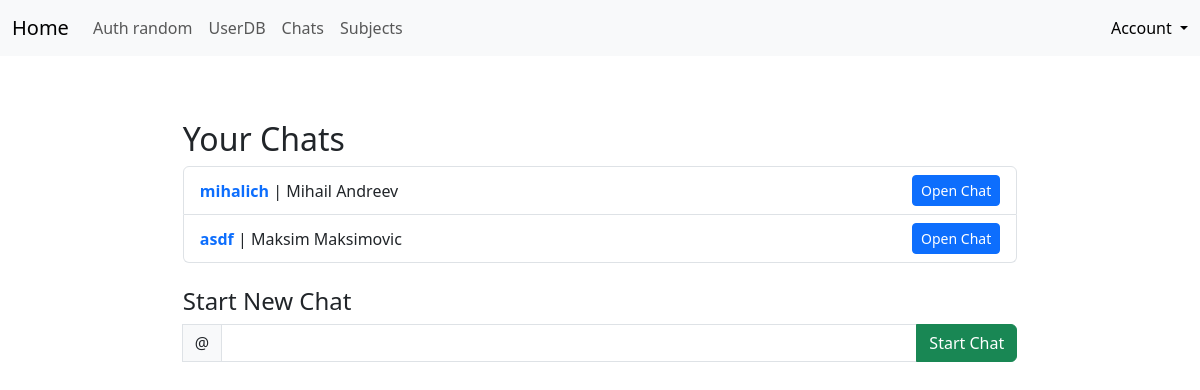
The page /messenger/ (signed in) on the database its author committed.
### app/models.py (models this page shows, shortened)
class User(db.Model, UserMixin):
    __tablename__ = 'users'
    id = db.Column(db.Integer, primary_key=True)
    username = db.Column(db.String(80), unique=True, nullable=False)
    first_name = db.Column(db.String(80), nullable=False)
    last_name = db.Column(db.String(80), nullable=False)
    email = db.Column(db.String(120), unique=True, nullable=False)
    about_me = db.Column(db.Text())
    password_hash = db.Column(db.String(128))
    role_id = db.Column(db.Integer, db.ForeignKey('roles.id'))
    last_seen = db.Column(db.DateTime(), default=datetime.now)
    @property
    def password(self):
        raise AttributeError('password is not a readable attribute')
    def ping(self):
        self.last_seen = datetime.now()
        db.session.add(self)
        db.session.commit()

class ChatRoom(db.Model):
    __tablename__ = 'chat_rooms'
    id = db.Column(db.Integer, primary_key=True)
    name = db.Column(db.String(255), nullable=True, default=None)
    is_private = db.Column(db.Boolean, default=False)
    members = db.relationship('User', secondary='chat_members', backref='chat_rooms')

### app/messenger/views.py (the view, shortened to what this page needs)
@mess.route('/', methods=['GET', 'POST'])
@login_required
def chats():
    form = StartChatForm()
    rooms = ChatRoom.query\
        .join(chat_members)\
        .filter(chat_members.c.user_id == current_user.id)\
        .all()
    return render_template('mess/chat_list.html', rooms=rooms, form=form)

### app/messenger/forms.py
class StartChatForm(FlaskForm):
    username = StringField('Enter Username', validators=[DataRequired(), Length(min=4, max=20)])
    submit = SubmitField('Start Chat')

### app/__init__.py (called while the page is built)
def create_app(config='default'):
    app = Flask(__name__)
    app.config.from_object(Config)
    db.init_app(app)
    login_manager.init_app(app)
    from .main import blue_main
    app.register_blueprint(blue_main)
    from .auth import auth as auth_blueprint
    app.register_blueprint(auth_blueprint, url_prefix='/auth')
    from .messenger import messenger as messenger_blueprint
    app.register_blueprint(messenger_blueprint, url_prefix='/messenger')
    from .subjects import subjects as subjects_blueprint
    app.register_blueprint(subjects_blueprint, url_prefix='/subjects')
    from .models import ChatRoom, Permission
    @app.context_processor
    def inject_globals():
        return {
            'ChatRoom': ChatRoom,
            'Permission': Permission
        }
    return app

### app/auth/views.py (called while the page is built)
@auth.before_app_request
def before_request():
    if current_user.is_authenticated:
        current_user.ping()

### app/models.py (called while the page is built)
@login_manager.user_loader
def load_user(user_id):
    return db.session.get(User, user_id)

### app/templates/mess/chat_list.html (shortened to what this page needs)
{% extends "base.html" %}
{% block page_content %}
  <h2>Your Chats</h2>
  {% if rooms %}
    <ul class="list-group mb-4">
      {% for room in rooms %}
        <li class="list-group-item d-flex justify-content-between align-items-center">
          <div>
            {% for user in room.members %}
              {% if user.id != current_user.id %}
                <a href="{{ url_for("main.userdb_user", username=user.username) }}" style="text-decoration: none"><strong>{{ user.username }}</strong></a> | {{user.first_name+' '+user.last_name}}
              {% endif %}
            {% endfor %}
          </div>
          <a href="{{ url_for('mess.chat_room', room_id=room.id) }}" class="btn btn-sm btn-primary">
            Open Chat
          </a>
        </li>
      {% endfor %}
    </ul>
  {% else %}
    <p>You don't have any chats yet.</p>
  {% endif %}
  <h4>Start New Chat</h4>
  <form method="POST">
    <div class="input-group flex-nowrap">
      <span class="input-group-text" id="inputGroup-sizing-lg">@</span>
      {{ form.username(class_="form-control") }}
      {{form.submit(class="btn btn-success", value="Start Chat")}}
    </div>
  </form>
{% endblock %}

### rows shown on the page
User: username "mihalich", first_name+last_name "Mihail Andreev"
User: username "asdf", first_name+last_name "Maksim Maksimovic"
